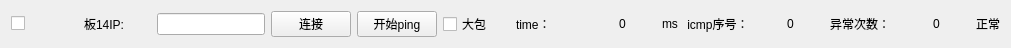
    <widget class="QWidget" name="horizontalLayoutWidget_14">
     <property name="geometry">
      <rect>
       <x>20</x>
       <y>450</y>
       <width>1011</width>
       <height>31</height>
      </rect>
     </property>
     <layout class="QHBoxLayout" name="horizontalLayout_14">
      <item>
       <widget class="QCheckBox" name="ip_enable_14">
        <property name="text">
         <string/>
        </property>
       </widget>
      </item>
      <item>
       <widget class="QLabel" name="label_54">
        <property name="text">
         <string>板14IP:</string>
        </property>
       </widget>
      </item>
      <item>
       <widget class="QLineEdit" name="ip_Text_14">
        <property name="sizePolicy">
         <sizepolicy hsizetype="Fixed" vsizetype="Fixed">
          <horstretch>0</horstretch>
          <verstretch>0</verstretch>
         </sizepolicy>
        </property>
        <property name="alignment">
         <set>Qt::AlignCenter</set>
        </property>
       </widget>
      </item>
      <item>
       <widget class="QPushButton" name="m_pBtnConnect_14">
        <property name="text">
         <string>连接</string>
        </property>
       </widget>
      </item>
      <item>
       <widget class="QPushButton" name="pingButton_14">
        <property name="text">
         <string>开始ping</string>
        </property>
       </widget>
      </item>
      <item>
       <widget class="QCheckBox" name="bigpack_14">
        <property name="text">
         <string>大包</string>
        </property>
       </widget>
      </item>
      <item>
       <widget class="QLabel" name="label_55">
        <property name="text">
         <string>time：</string>
        </property>
       </widget>
      </item>
      <item>
       <widget class="QLabel" name="time_val_14">
        <property name="text">
         <string>0</string>
        </property>
        <property name="alignment">
         <set>Qt::AlignCenter</set>
        </property>
       </widget>
      </item>
      <item>
       <widget class="QLabel" name="label_56">
        <property name="sizePolicy">
         <sizepolicy hsizetype="Fixed" vsizetype="Preferred">
          <horstretch>0</horstretch>
          <verstretch>0</verstretch>
         </sizepolicy>
        </property>
        <property name="text">
         <string>ms</string>
        </property>
       </widget>
      </item>
      <item>
       <widget class="QLabel" name="label_57">
        <property name="text">
         <string> icmp序号：</string>
        </property>
       </widget>
      </item>
      <item>
       <widget class="QLabel" name="icmp_count_14">
        <property name="text">
         <string>0</string>
        </property>
        <property name="alignment">
         <set>Qt::AlignCenter</set>
        </property>
       </widget>
      </item>
      <item>
       <widget class="QLabel" name="error_text_14">
        <property name="text">
         <string>异常次数：</string>
        </property>
       </widget>
      </item>
      <item>
       <widget class="QLabel" name="error_count_14">
        <property name="text">
         <string>0</string>
        </property>
        <property name="alignment">
         <set>Qt::AlignCenter</set>
        </property>
       </widget>
      </item>
      <item>
       <widget class="QLabel" name="status_led_14">
        <property name="sizePolicy">
         <sizepolicy hsizetype="Fixed" vsizetype="Fixed">
          <horstretch>10</horstretch>
          <verstretch>10</verstretch>
         </sizepolicy>
        </property>
        <property name="text">
         <string>正常</string>
        </property>
       </widget>
      </item>
     </layout>
    </widget>
